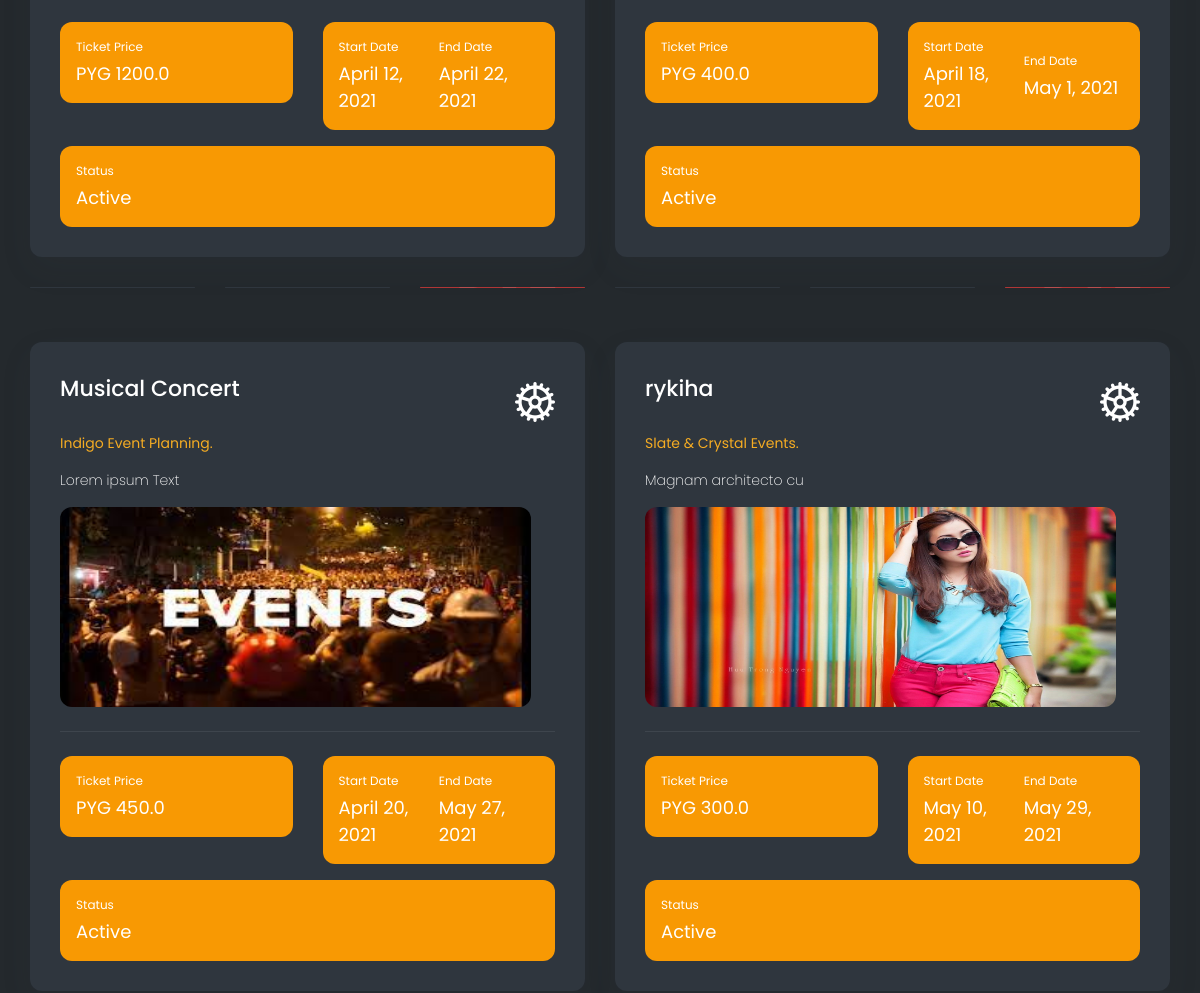
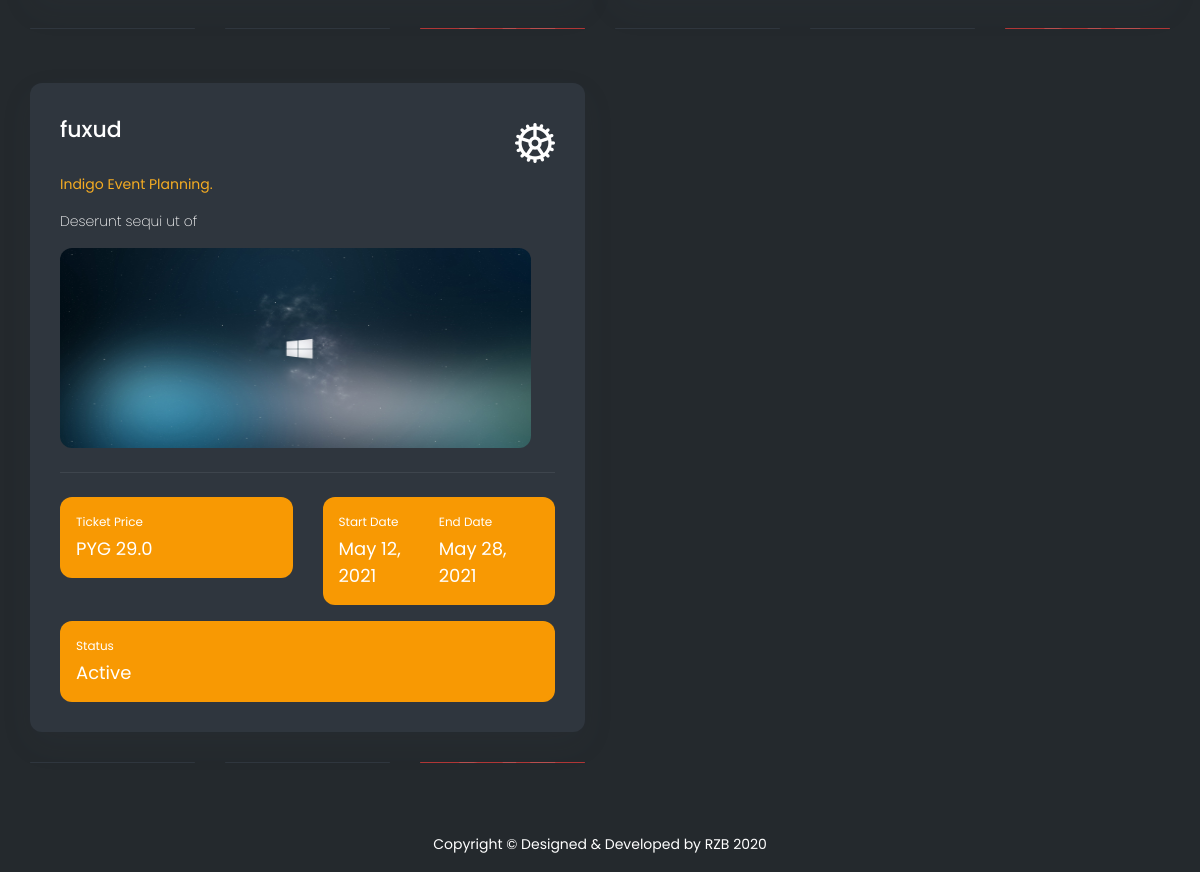
/superadminevent (signed in, lower part), run on an earlier commit of the app's database (2 pictures, top to bottom).
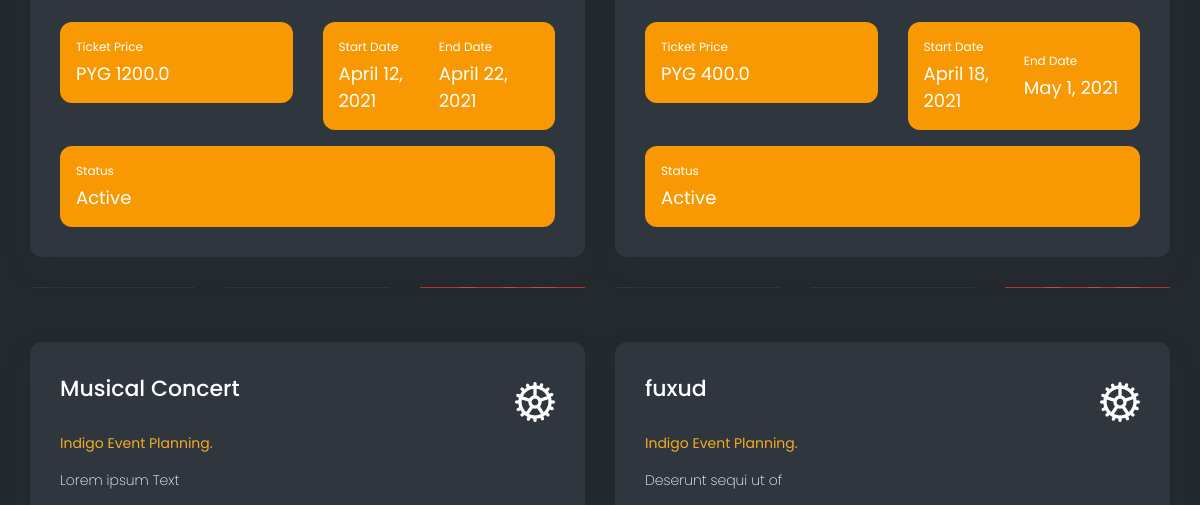
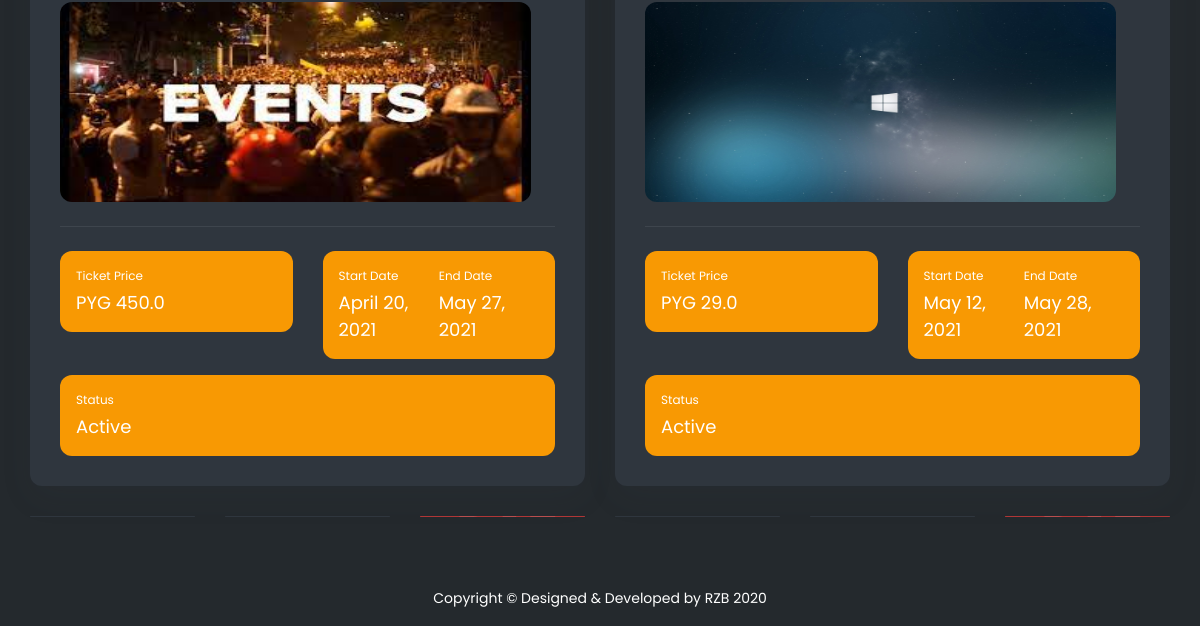
And on a later commit of the database (2 pictures, top to bottom).
### webapp/models.py (models this page shows, shortened)
class Event(models.Model):
    EventId = models.AutoField(primary_key=True)
    EventName = models.CharField(max_length=255, default="")
    Cost = models.FloatField(default=0.0)
    Registration_start = models.DateField()
    Registration_end = models.DateField()
    Runner_quantity = models.IntegerField(default=0)
    Event_logo = models.ImageField(upload_to='Eventlogo/',default="SuperAdmin/dummy.jpg")
    Status = models.CharField(max_length=50, default="")
    EventTypeId = models.ForeignKey(Event_Type , on_delete=models.SET_NULL,blank=True,null=True)
    Description = models.TextField(default="")
    created = models.DateTimeField(auto_now_add=True, blank=True)
    distance=models.FloatField(default="")

class Event_Type(models.Model):
    EventTypeId = models.AutoField(primary_key=True)
    EventType = models.CharField(max_length=255, default="")
    Super_AdminAccount_id=models.ForeignKey(Super_AdminAccount , on_delete=models.SET_NULL,blank=True,null=True)
    def __str__(self):
        return self.EventType

### webapp/views.py (the view)
# urls.py: path('superadminevent',superadminevent.as_view(),name="superadminevent"),
class superadminevent(View):
    def get(self,request):
        if not request.session.has_key('adminid'):
            return redirect("/superadminlogin")
        try:
            data = Event.objects.all()
            return render(request ,'superadmin/event.html',{'data':data})
        except:
            return redirect("/superadmin")

### templates/superadmin/event.html (shortened to what this page needs)
{% extends "superadmin/base.html" %}
{% block body %}
<div class="container-fluid">
    <div class="row">
        {% for d in data %}
        <div class="col-xl-6 col-xxl-6 col-xs-12 mb-4">
            <div class="row">
                <div class="col-xl-12">
                    <div class="card">
                        <div class="card-body">
                            <div class="media-body">
                                <div class="d-md-flex d-block justify-content-between">
                                    <h4 class="fs-22">{{d.EventName}}</h4>
                                    <div class="dropdown custom-dropdown mb-0 d-md-block d-none">
                                        <div data-toggle="dropdown">
                                            <i class="flaticon-381-settings-2" style="font-size:40px"></i>
                                        </div>
                                    </div>
                                </div>
                                <span class="text-primary d-block mb-3">
                                    {{d.EventTypeId}}</span>
                                <p class="fs-14 text-white font-w200">
                                    {{d.Description}}
                                </p>
                            </div>
                            <div
                                class="media d-md-flex d-block border-bottom pb-sm-4 pb-2 mb-4 text-md-left text-center">
                                <img src="{{d.Event_logo.url}}" alt="" width="100%" height="200px"
                                    class="rounded mr-0 mr-md-4 mb-2 mb-md-0">
                            </div>
                            <div class="row">
                                <div class="col-lg-3 col-md-6 col-xxl-6 mb-3">
                                    <div class="media bgl-primary p-3 rounded align-items-center">
                                        <div class="media-body">
                                            <span class="fs-12 d-block mb-1">Ticket Price</span>
                                            <span class="fs-18 text-white">PYG {{d.Cost}}</span>
                                        </div>
                                    </div>
                                </div>
                                <div class="col-lg-4 col-md-6 col-xxl-6 mb-3">
                                    <div class="media bgl-primary p-3 rounded align-items-center">
                                        <div class="media-body">
                                            <span class="fs-12 d-block mb-1">Start  Date</span>
                                            <span class="fs-18 text-white">{{d.Registration_start}}</span>
                                        </div>
                                        <div class="media-body">
                                            <span class="fs-12 d-block mb-1">End  Date</span>
                                            <span class="fs-18 text-white">{{d.Registration_end}}</span>
                                        </div>
                                    </div>
                                </div>
                                <div class="col-lg-5 col-md-12 col-xxl-12">
                                    <div class="media bgl-primary p-3 rounded align-items-center">
                                        <div class="media-body">
                                            <span class="fs-12 d-block mb-1">Status</span>
                                            <span class="fs-18 text-white">{{d.Status}}</span>
                                        </div>
                                    </div>
                                </div>
                            </div>
                        </div>
                    </div>
                </div>
                <div class="col-md-4 col-sm-6">
                    <div class="card overflow-hidden">
                        <div class="card-body p-0">
                        </div>
                    </div>
                </div>
                <div class="col-md-4 col-sm-6">
                    <div class="card overflow-hidden">
                        <div class="card-body p-0">
                        </div>
                    </div>
                </div>
                <div class="col-md-4">
                    <div class="card overflow-hidden bg-image bg-danger">
                    </div>
                </div>
            </div>
        </div>
        {% endfor %}
    </div>
</div>
{% endblock body %}

### templates/superadmin/base.html (shortened to what this page needs)
{% load static %}
<!DOCTYPE html>
<html lang="en">
<head>
    <link href="{% static '' %}public/vendor/bootstrap-select/dist/css/bootstrap-select.min.css" rel="stylesheet"
        type="text/css" />
    <link href="{% static '' %}public/vendor/owl-carousel/owl.carousel.css" rel="stylesheet" type="text/css" />
    <link href="https://cdn.lineicons.com/2.0/LineIcons.css" rel="stylesheet" type="text/css" />
    <link href="{% static '' %}public/css/style.css" rel="stylesheet" type="text/css" />
</head>
<body>
    <div id="main-wrapper">
        <div class="content-body">
            {% block body %}
            {% endblock body %}
        </div>
        <div class="footer">
            <div class="copyright">
                <p>Copyright © Designed &amp; Developed by RZB</a> 2020</p>
            </div>
        </div>
    </div>
</body>
</html>

What changed in the data, as far as the page shows it:
removed Event: EventName "rykiha", EventTypeId "Slate & Crystal Events.", Description "Magnam architecto cu", Event_logo (picture), Cost "300.0", Registration_start "May 10, 2021", Registration_end "May 29, 2021", Status "Active"
